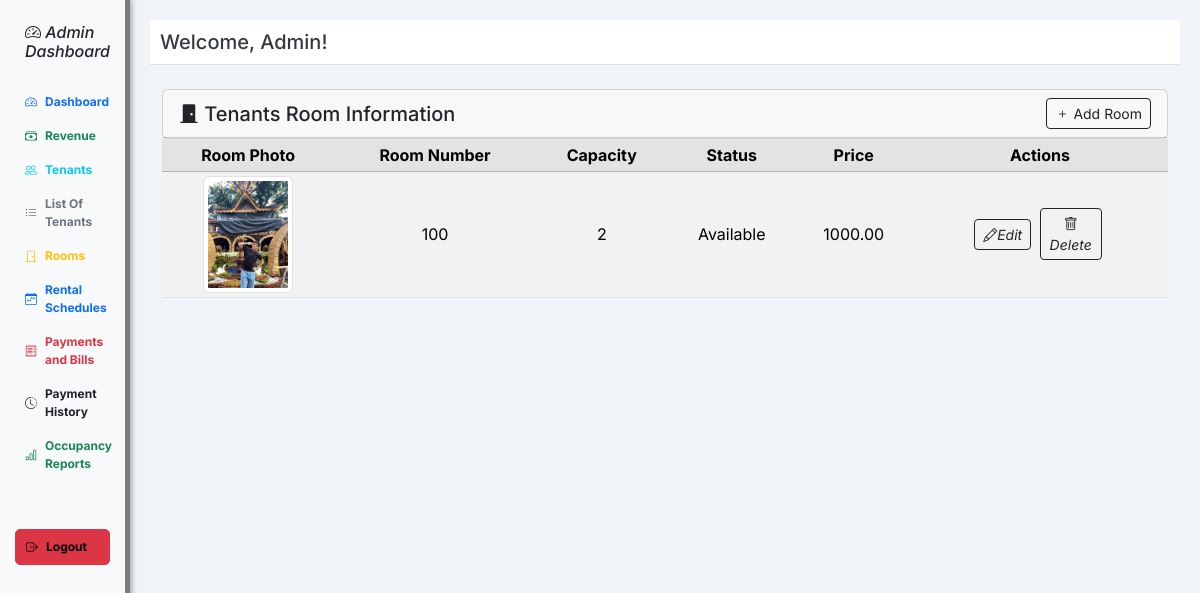
The page /admin/rooms.php on the database its author committed.
### tables this page shows
CREATE TABLE `room` (
  `room_id` int(11) NOT NULL,
  `roomnumber` varchar(100) NOT NULL,
  `capacity` varchar(100) NOT NULL,
  `price` varchar(100) NOT NULL,
  `status` varchar(100) NOT NULL,
  `photo` varchar(100) NOT NULL
);

### admin/rooms.php (the view, shortened to what this page needs)
<!DOCTYPE html>
<html lang="en">
<head>
  <link href="https://cdn.jsdelivr.net/npm/bootstrap@5.3.1/dist/css/bootstrap.min.css" rel="stylesheet"/>
  <link rel="stylesheet" href="https://cdn.jsdelivr.net/npm/bootstrap-icons@1.11.3/font/bootstrap-icons.css">
  <link rel="stylesheet" href="https://cdnjs.cloudflare.com/ajax/libs/font-awesome/6.4.0/css/all.min.css">
</head>
<body>
  <div class="d-flex">
    <nav class="sidebar">
      <h3 class="text-dark" style="font-size: 1.1rem;"><a href="dashboard.php" style="text-decoration: none; color: inherit;"> <strong>
           <h6> <i class="bi bi-speedometer2">
              Admin Dashboard</i> </h6>
          </strong></a></h3>
      <a href="dashboard.php" class="d-flex align-items-center gap-2 fw-bold text-primary">
        <i class="bi bi-speedometer2"></i> Dashboard
      </a>
      <a href="revenue.php" class="d-flex align-items-center gap-2 fw-bold text-success">
        <i class="bi bi-cash-stack"></i> Revenue
      </a>
      <a href="tenants.php" class="d-flex align-items-center gap-2 fw-bold text-info">
        <i class="bi bi-people"></i> Tenants
      </a>
      <a href="tenantlist.php" class="d-flex align-items-center gap-2 fw-bold text-secondary">
        <i class="bi bi-list-ul"></i> List Of Tenants
      </a>
      <a href="rooms.php" class="d-flex align-items-center gap-2 fw-bold text-warning">
        <i class="bi bi-door-closed"></i> Rooms
      </a>
      <a href="rentalsched.php" class="d-flex align-items-center gap-2 fw-bold text-primary">
        <i class="bi bi-calendar-week"></i> Rental Schedules
      </a>
      <a href="bills_payment.php" class="d-flex align-items-center gap-2 fw-bold text-danger">
        <i class="bi bi-receipt"></i> Payments and Bills
      </a>
      <a href="payment_history.php" class="d-flex align-items-center gap-2 fw-bold text-dark">
        <i class="bi bi-clock-history"></i> Payment History
      </a>
      <a href="occupancy.php" class="d-flex align-items-center gap-2 fw-bold text-success">
        <i class="bi bi-bar-chart"></i> Occupancy Reports
      </a>
      <a href="logout.php" class="mt-5 btn btn-danger btn-sm d-flex align-items-center gap-2 fw-bold" onclick="return confirm('Are you sure you want to logout?')">
        <i class="bi bi-box-arrow-right"></i> Logout
      </a>
    </nav>
      <div class="content">
        <div class="header">
          <h1>Welcome, Admin!</h1>
        </div>
        <div class="container mt-4">
          <div class="row">
            <div class="col-12">
              <div class="card">
                <div class="card-header d-flex justify-content-between align-items-center">
                  <h5 class="mb-0"><i class="bi bi-door-closed-fill"></i> Tenants Room Information</h5>
                  <button class="btn btn-outline-dark btn-sm" data-bs-toggle="modal" data-bs-target="#addTenantModal">
                    <i class="bi bi-plus me-1"></i>Add Room
                  </button>
                </div>
              </div>
              <div class="card-body">
                <div class="table-responsive" >
                  <table class="table table-hover table-striped table-sm">
                    <thead class="table-secondary text-center">
                      <tr>
                        <th>Room Photo</th>
                        <th>Room Number</th>
                        <th>Capacity</th>
                        <th>Status</th>
                        <th>Price</th>
                        <th>Actions</th>
                      </tr>
                    </thead>
                    <tbody>
                      <?php
                      include("../conn.php");
                      $data = mysqli_query($conn, "SELECT * FROM room");
                      while ($display = mysqli_fetch_assoc($data)) {
                      ?>
                        <tr class="align-middle">
                          <td class="text-center">
                            <img src="../uploads/<?= htmlspecialchars($display['photo']) ?>"
                              alt="Room Photo"
                              width="90"
                              class="img-thumbnail">
                          </td>
                          <td class="text-center text-end"><?= htmlspecialchars($display['roomnumber']) ?></td>
                          <td class="text-center"><?= htmlspecialchars($display['capacity']) ?></td>
                          <td class="text-center"><?= htmlspecialchars($display['status']) ?></td>
                          <td class="text-center"><?= htmlspecialchars($display['price']) . '.00' ?></td>
                          <td class="text-center">
                            <button
                              class="btn btn-sm btn-outline-dark me-1" data-bs-toggle="modal" data-bs-target="#editModal<?php echo $display['room_id']; ?>">
                              <i class="bi bi-pencil">Edit</i>
                            </button>
                            <button
                              class="btn btn-sm btn-outline-dark me-1 w-25" data-bs-toggle="modal" data-bs-target="#deleteModal<?php echo $display['room_id']; ?>">
                              <i class="bi bi-trash">Delete</i>
                            </button>
                          </td>
                        </tr>
                      <?php
                      }
                      ?>
                    </tbody>
                  </table>
                </div>
              </div>
            </div>
          </div>
        </div>
      </div>
    </div>
  </body>
  </html>

### admin/rooms.php (style rules this page uses)
body { font-family: 'Inter', system-ui, -apple-system, 'Segoe UI', sans-serif; background: #f0f4f8; }
.sidebar { height: 100vh; width: 130px; background-color: #f8f9fa; padding: 15px; border-right: 5px solid rgba(0, 0, 0, 0.5); box-shadow: 2px 0 5px rgba(0, 0, 0, 0.3); }
.sidebar a { color: #343a40; text-decoration: none; padding: 8px 10px; display: block; border-radius: 5px; font-size: 0.75rem; transition: background-color 0.3s; }
.content { padding: 20px; flex-grow: 1; }
.header { background-color: #ffffff; padding: 10px; border-bottom: 1px solid #dee2e6; }
.header h1 { margin: 0; font-size: 1.25rem; color: #343a40; }
.d-flex .sidebar a { color: black; }

### rows shown on the page
room: photo (picture), roomnumber "100", capacity "2", status "Available", price "1000"
